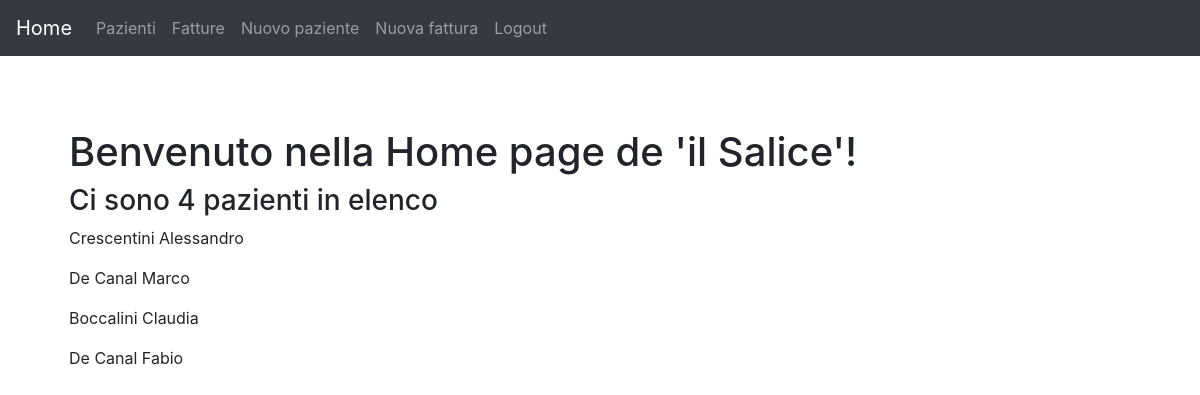
/gestione/ (signed in), run on an earlier commit of the app's database.
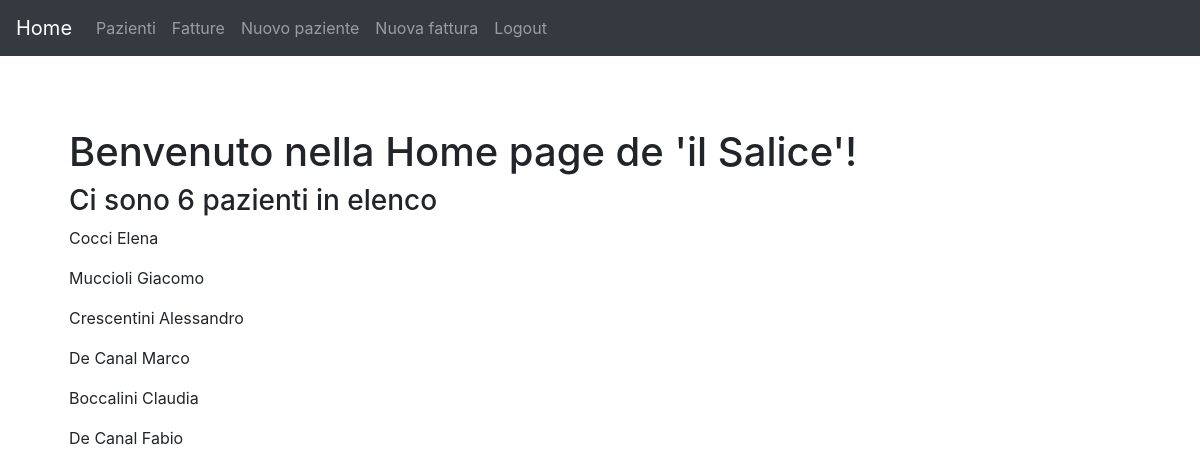
And on a later commit of the database.
### gestione/models.py (models this page shows, shortened)
class Paziente(models.Model):
	cognome = models.CharField(max_length = 100, help_text = 'Cognome')
	nome = models.CharField(max_length = 100, help_text = 'Nome')
	codfisc = models.CharField("Codice fiscale", max_length = 16, help_text = 'Codice fiscale', blank = True)
	piva = models.CharField('Partita Iva', max_length = 50, help_text = 'P. Iva', blank = True)
	paese = models.CharField('Città', max_length = 100, help_text = 'Città', blank = True)
	provincia = models.CharField(max_length = 2, help_text = 'Prov.', blank = True)
	cap = models.CharField('CAP', max_length = 5, help_text = 'CAP', blank = True)
	via = models.CharField(max_length = 100, help_text = 'Via', blank = True)
	civico = models.CharField('N. civico', max_length = 30, help_text = 'N. civico', blank = True)
	telefono = models.CharField(max_length = 25, help_text = 'Telefono', blank = True)
	email = models.EmailField(help_text = 'email', blank = True)
	data_nascita  = models.DateField('Data di nascita', help_text = 'Data di nascita <em>YYYY-MM-DD</em>.', blank = True, null=True)
	paese_nascita = models.CharField('Città di nascita', max_length = 100, help_text = 'Città di nascita', blank = True)
	provincia_nascita = models.CharField('Provincia di nascita',max_length = 2, help_text = 'Prov. di nascita', blank = True)
	prezzo = models.DecimalField(help_text = 'Prezzo', max_digits = 8, decimal_places = 2, blank = True, default = 50.00)
	ultima_modifica = models.DateTimeField(help_text = 'Ultima modifica', auto_now = True)
	class Meta:
		ordering = ['cognome','nome']
	def __str__(self):
		return ' '.join([self.cognome, self.nome])

### gestione/views.py (the view)
# urls.py: path('', views.home_page, name='home'),
@login_required
@permission_required('gestione.view_paziente')
def home_page(request):
    paz = Paziente.objects.all().order_by('-ultima_modifica')[:15]
    context = {
        'num_paz': len(paz),
        'paz':paz,
    }
    return render(request,'gestione/home.html',context)

### gestione/templates/gestione/home.html
{% extends 'generic.html' %}
{% block main-content %}
<h1> Benvenuto nella Home page de 'il Salice'!</h1>
<h3>Ci sono {{num_paz}} pazienti in elenco</h3>
{% for p in paz %}
    <p>{{p}}</p>
{% endfor %}
{% endblock main-content %}

### gestione/templates/generic.html (shortened to what this page needs)
<!DOCTYPE html>
<html lang="it">
   <head>
      <link rel="stylesheet" href="https://stackpath.bootstrapcdn.com/bootstrap/4.5.0/css/bootstrap.min.css">
   </head>
   <body>
   {% block navbar %}
<nav class="navbar navbar-expand-md navbar-dark fixed-top bg-dark">
  <a class="navbar-brand" href="{% url 'home' %}">Home</a>
  <div class="collapse navbar-collapse" id="navbarCollapse">
    <ul class="navbar-nav mr-auto">
    {% if user.is_authenticated %}
        <li class="nav-item">
        <a class="nav-link" href="{% url 'pazienti' %}">Pazienti <span class="sr-only">(current)</span></a>
      </li>
      <li class="nav-item">
        <a class="nav-link" href="{% url 'fatture' %}">Fatture </a>
      </li>
      <li class="nav-item">
        <a class="nav-link" href="{% url 'nuovo-paziente' %}">Nuovo paziente </a>
      </li>
      <li class="nav-item">
        <a class="nav-link" href="{% url 'nuova-fattura' %}">Nuova fattura </a>
      </li>
      <li class="nav-item">
        <a class="nav-link" href="{% url 'logout' %}?next={% url 'home' %}">Logout </a>
      </li>
    {% else %}
      <li class="nav-item">
        <a class="nav-link" href="{% url 'login' %}?next={{request.path}}">Login <span class="sr-only"></span></a>
      </li>
    {% endif %}
    </ul>
  </div>
</nav>
{% endblock navbar %}
<main role="main" class="container">
  <div class="starter-template">
   {% block main-content %}
   {% endblock main-content %}
   </div>
   </main>
   </body>
</html>

### gestione/templates/generic.html (style rules this page uses)
body { padding-top: 5rem; }
.starter-template { padding: 3rem 1.5rem; text-align: left; }

What changed in the data, as far as the page shows it:
added Paziente: cognome+nome "Cocci Elena"
added Paziente: cognome+nome "Muccioli Giacomo"
Also different on the page:
{{ num_paz }}: "4" → "6"
